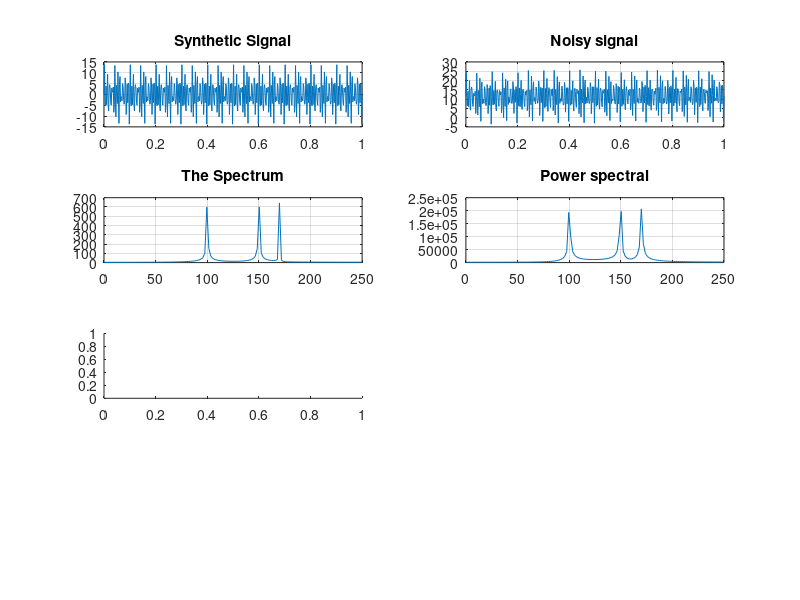

Recreate this plot in MATLAB. (Note: this script raises an error after producing the figure.)
clc;
clear;
f=500;
t=0:1/f:1;
x1 = 5*sin(2*pi*100*t);
x2 = 5*sin(2*pi*150*t);
x3 = 5*sin(2*pi*170*t);
x4 = 5*sin(2*pi*230*t);
x5 = 5*sin(2*pi*270*t);
y = x1 + x2+ x3+ x4+ x5;
subplot(4,2,1);
plot(t,y),grid on;
title("Synthetic Signal");

% Adding noise %
y1 = 10+ sin(t)+ 2*rand(size(t));
Y1 = y1 + y;
subplot(4,2,2),plot(t,Y1),grid on;
title("Noisy signal");

Y = abs(fft(y,256));
freq = (0:128)'*(f/256);
subplot(4,2,3),plot(freq,Y(1:length(freq))),grid on;
title("The Spectrum");

C = xcorr(y,y);
P = abs(fft(C,256));
subplot(4,2,4),plot(freq,P(1:length(freq))),grid on;
title("Power spectral");
subplot(4,2,5);
spectrogram(y,'yaxis');
title('Spectrogram of Input');
subplot(4,2,6)
spectrogram(Y1,'yaxis');
title("Specrogram of Noisy");

[b,a] = butter (24, 0.26, 'high');
Y = filter(b,a,Y1);
subplot(4,2,7)
spectrogram(Y,'yaxis');
title('Spectrogram of correct audio');
subplot(4,2,8);
plot(t,Y), grid on;
title("Corect Audio Signal");

